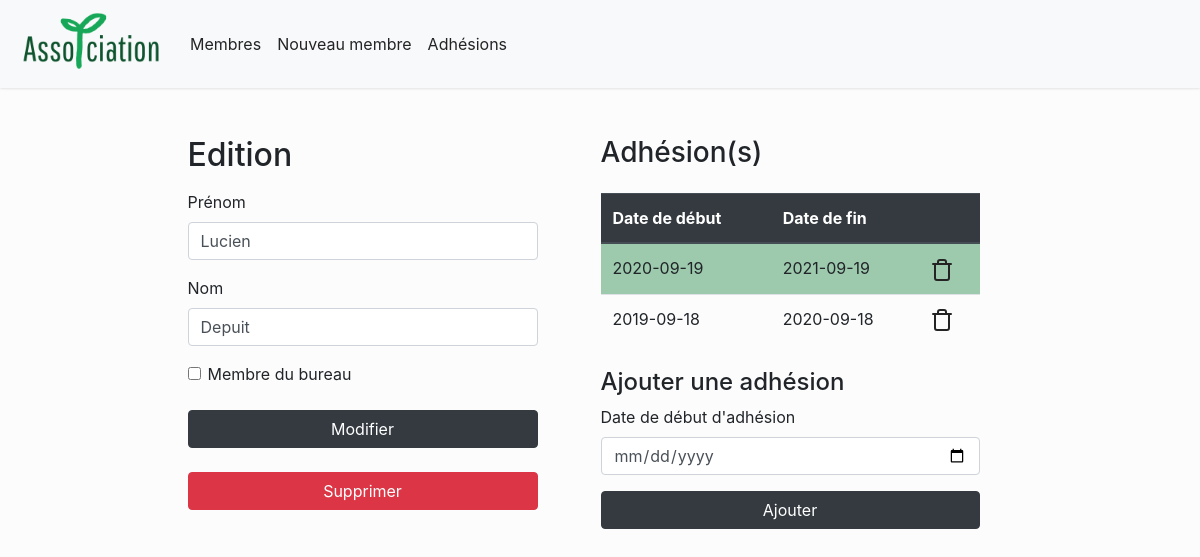
Screenshot of /member.php?id=26 with the database file from the repository.
### tables this page shows
CREATE TABLE IF NOT EXISTS `member` (
  `id` int(11) NOT NULL AUTO_INCREMENT,
  `name` varchar(255) NOT NULL,
  `firstname` varchar(255) NOT NULL,
  `subscriptionDate` datetime NOT NULL DEFAULT CURRENT_TIMESTAMP,
  `member_type` tinyint(4) NOT NULL DEFAULT '0',
  `position` varchar(30) DEFAULT NULL,
  `active` tinyint(1) NOT NULL DEFAULT '1',
  PRIMARY KEY (`id`)
);

CREATE TABLE IF NOT EXISTS `membership` (
  `id` int(11) NOT NULL AUTO_INCREMENT,
  `startingDate` date NOT NULL,
  `endingDate` date NOT NULL,
  `memberId` int(11) NOT NULL,
  `active` tinyint(1) NOT NULL DEFAULT '1',
  PRIMARY KEY (`id`)
);

### member.php (called while the page is built, shortened)
<?php
require_once ROOT_PATH . "/src/lib/connect.php";
require_once ROOT_PATH . "/src/classes/MemberManager.php";
require_once ROOT_PATH . "/src/classes/MembershipManager.php";
require_once ROOT_PATH . "/src/classes/MemberFactory.php";
if (isset($_GET["id"])) {
    $id = $_GET["id"];
    $memberManager = new MemberManager($pdo);
    $membershipManager = new MembershipManager($pdo);
    $result = $memberManager->getMember($id);
    $result['membership'] = array(
        'all' => $membershipManager->getMemberMembership($id),
    );
    $member = MemberFactory::create($result);
    $isFromOffice = $member->getMemberType() === 1 ? true : false;
}
include ROOT_PATH . "/src/views/member.php";

### src/classes/MemberManager.php (called while the page is built, shortened)
<?php
require_once ROOT_PATH . "/src/classes/Member.php";
require_once ROOT_PATH . "/src/classes/OfficeMember.php";
class MemberManager {
    private $pdo;
    public function __construct($pdo) {
        $this->pdo = $pdo;
    }
    public function getMember($id) {
        $sql = "SELECT *
            FROM member
            WHERE id = ?";
        $request = $this->pdo->prepare($sql);
        $request->execute([$id]);
        return $request->fetch(PDO::FETCH_ASSOC);
    }
}

### src/classes/MembershipManager.php (called while the page is built, shortened)
<?php
require_once ROOT_PATH . "/src/classes/Membership.php";
class MembershipManager {
    private $pdo;
    public function __construct($pdo) {
        $this->pdo = $pdo;
    }
    public function getMemberMembership($memberId) {
        $allMembership = [];
        $sql = "SELECT *
            FROM membership
            WHERE memberId = ?
            AND active = 1
            ORDER BY startingDate DESC;";
        $request = $this->pdo->prepare($sql);
        $request->execute([$memberId]);
        $results = $request->fetchAll();
        foreach($results as $row) {
            $row['member'] = $memberId;
            $membership = new Membership();
            $membership->hydrate($row);
            array_push($allMembership, $membership);
        }
        return $allMembership;
    }
}

### src/classes/Membership.php (called while the page is built, shortened)
<?php
class Membership {
    protected $id;
    protected $startingDate;
    protected $endingDate;
    protected $isCurrent;
    public function hydrate($data) {
        $id = isset($data["id"]) ? $data["id"] : NULL;
        $member = isset($data["member"]) ? $data["member"] : $data["memberId"];
        $active = isset($data["active"]) ? $data["active"] : NULL;
    }
    public function calculateEndingDate() {
        return date('Y-m-d', strtotime('+1 year', strtotime($this->startingDate)));
    }
    public function checkIfCurrent() {
        $now = date("Y-m-d");
        return (($now >= $this->startingDate) && ($now <= $this->endingDate));
    }
    public function setId($id) {
        $this->id = $id;
    }
    public function setStartingDate($date) {
        $this->startingDate = $date;
    }
    public function setEndingDate($date) {
        $this->endingDate = $date;
    }
    public function setIsCurrent($isCurrent) {
        $this->isCurrent = $isCurrent;
    }
    public function getId() {
        return $this->id;
    }
    public function getStartingDate() {
        return $this->startingDate;
    }
    public function getEndingDate() {
        return $this->endingDate;
    }
    public function getIsCurrent() {
        return $this->isCurrent;
    }
}

### src/classes/MemberFactory.php (called while the page is built, shortened)
<?php
require_once ROOT_PATH . "/src/classes/Member.php";
require_once ROOT_PATH . "/src/classes/OfficeMember.php";
class MemberFactory {
    public static function create($data)
    {
        switch ($data['member_type'])
        {
            case 1:
                $member = new OfficeMember();
                break;
        }
        $member->hydrate($data);
        return $member;
    }
}

### src/classes/OfficeMember.php (called while the page is built, shortened)
<?php
require_once ROOT_PATH . "/src/classes/Member.php";
class OfficeMember extends Member {
    public function hydrate($data) {
        $id = isset($data["id"]) ? $data["id"] : NULL;
        $subscriptionDate = isset($data["subscriptionDate"]) ? $data["subscriptionDate"] : date("Y-m-d H:i:s");
        $membership = isset($data["membership"]) ? $data["membership"] : NULL;
    }
}

### src/classes/Member.php (called while the page is built, shortened)
<?php
class Member {
    protected $id;
    protected $name;
    protected $firstname;
    protected $member_type;
    protected $membership;
    public function setId($id) {
        $this->id = $id;
    }
    public function setName($name) {
        $this->name = $name;
    }
    public function setFirstname($firstname) {
        $this->firstname = $firstname;
    }
    public function setMemberType($memberType) {
        $this->member_type = $memberType;
    }
    public function setMembership($membership) {
        $this->membership = $membership;
    }
    public function getId() {
        return $this->id;
    }
    public function getName() {
        return $this->name;
    }
    public function getFirstname() {
        return $this->firstname;
    }
    public function getMemberType() {
        return $this->member_type;
    }
    public function getMembership() {
        return $this->membership;
    }
}

### src/views/member.php (the view, shortened to what this page needs)
<?php include ROOT_PATH . "/src/views/header.php"; ?>
<div class="container">
    <div class="row justify-content-center">
        <div class="col-md-4">
            <h2><?= isset($member)? "Edition" : "Création d'un nouveau membre";?></h2>
            <form method="post" action="src/create.php">
                <div class="form-group">
                    <label for="prenom">Prénom</label>
                    <input type="text" class="form-control" id="prenom" name="firstname" value="<?= isset($member)? $member->getFirstname() : '' ;?>" aria-describedby="prenom">
                </div>
                <div class="form-group">
                    <label for="nom">Nom</label>
                    <input type="text" class="form-control" id="nom" name="name" value="<?= isset($member)? $member->getName() : '' ;?>" aria-describedby="nom">
                </div>
                <div class="form-check">
                    <input type="checkbox" class="form-check-input" id="office" name="office" <?= isset($member) && $isFromOffice ? 'checked' : ''?>>
                    <label class="form-check-label" for="office">Membre du bureau</label>
                </div>
                <button type="submit" class="btn btn-dark btn-block mt-4">
                    <?= isset($member)? "Modifier" : "Créer";?>
                </button>
            </form>
            <?php if (isset($member)) : ?>
                <button class="btn btn-danger btn-block mt-4">
                    <a class="text-white" href="src/delete.php?id=<?= $member->getId(); ?>">Supprimer</a>
                </button>
            <?php endif; ?>
        </div>
        <?php if (isset($member)) : ?>
        <div class="col-md-5 px-5">
            <h3>Adhésion(s)</h3>
            <?php if(!empty($member->getMembership()['all'])) : ?>
                <table class="table table-hover my-4">
                    <thead class="thead-dark">
                        <tr>
                            <th scope="col">Date de début</th>
                            <th scope="col">Date de fin</th>
                            <th scope="col"></th>
                        </tr>
                    </thead>
                    <tbody>
                    <?php foreach($member->getMembership()['all'] as $membership) : ?>
                        <tr class="<?= $membership->getIsCurrent() ? 'current' : ''; ?>">
                            <td><?= $membership->getStartingDate(); ?></td>
                            <td><?= $membership->getEndingDate(); ?></td>
                            <td><a href="src/deleteMembership.php?id=<?= $membership->getId(); ?>"><i data-feather="trash"></i></a></td>
                        </tr>
                    <?php endforeach;?>
                    </tbody>
                </table>
            <?php else : ?>
                <p>Aucune adhésion pour le moment.</p>
            <?php endif ?>
            <form method="post" action="src/createMembership.php">
                <h4>Ajouter une adhésion</h4>
                <div class="form-group">
                    <label for="startingDate">Date de début d'adhésion</label>
                    <input type="date" class="form-control" id="startingDate" name="startingDate" value="" aria-describedby="date d'adhesion">
                </div>
                <button type="submit" class="btn btn-dark btn-block">Ajouter</button>
            </form>
        </div>
        <?php endif ?>
    </div>
</div>
<?php include ROOT_PATH . "/src/views/footer.php"; ?>

### css/style.css (style rules this page uses)
body { background-color:#fcfcfc!important; color: #242424; }
a { color:#242424!important; }
.row { margin:3rem auto; }
form { margin:1rem auto; }
tr.current { background-color:#9dc9ad; }

### rows the page displays
member: firstname "Lucien", name "Depuit"
membership: startingDate "2020-09-19", endingDate "2021-09-19"
membership: startingDate "2019-09-18", endingDate "2020-09-18"
